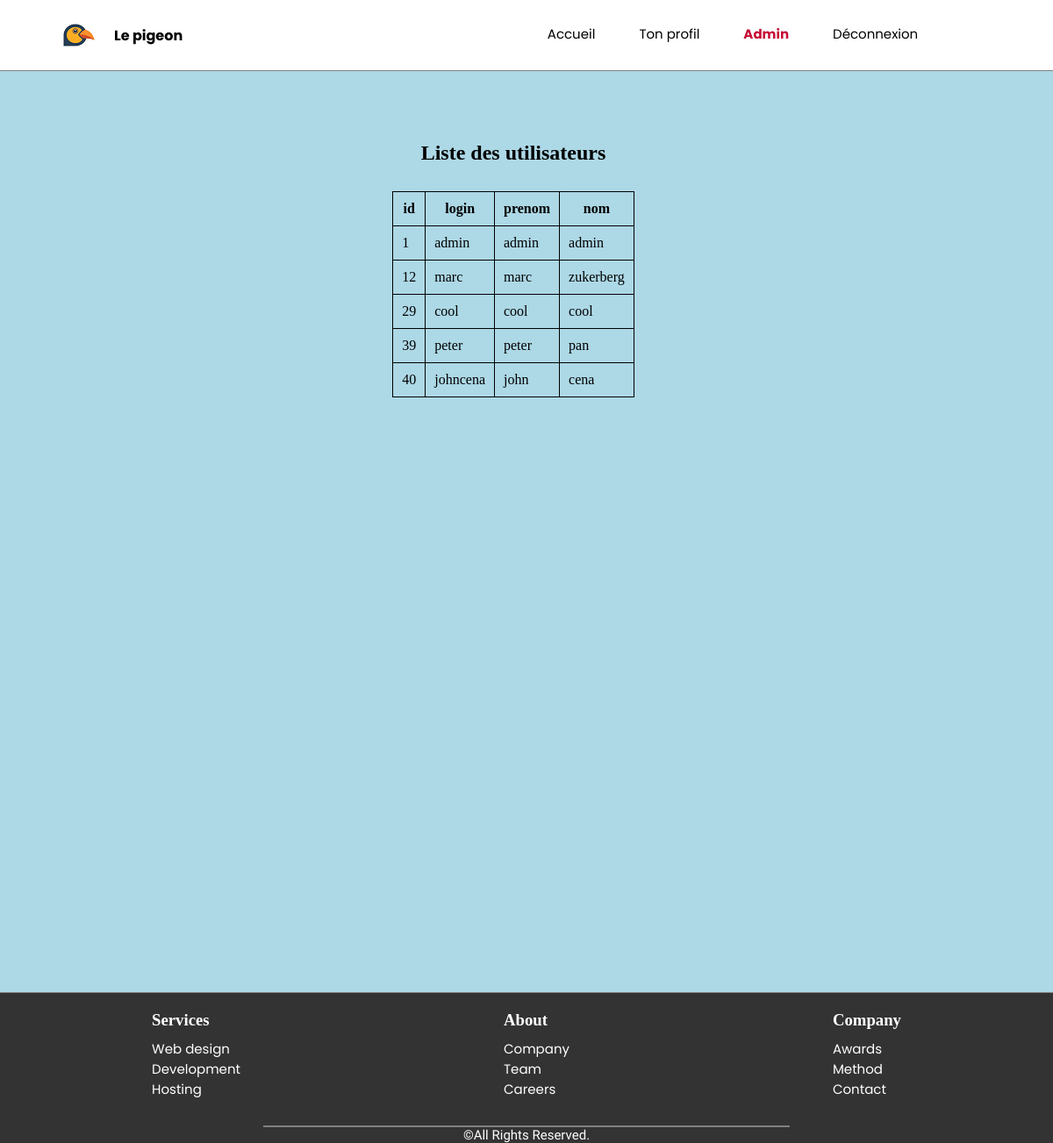
The app's page /admin.php, older data.
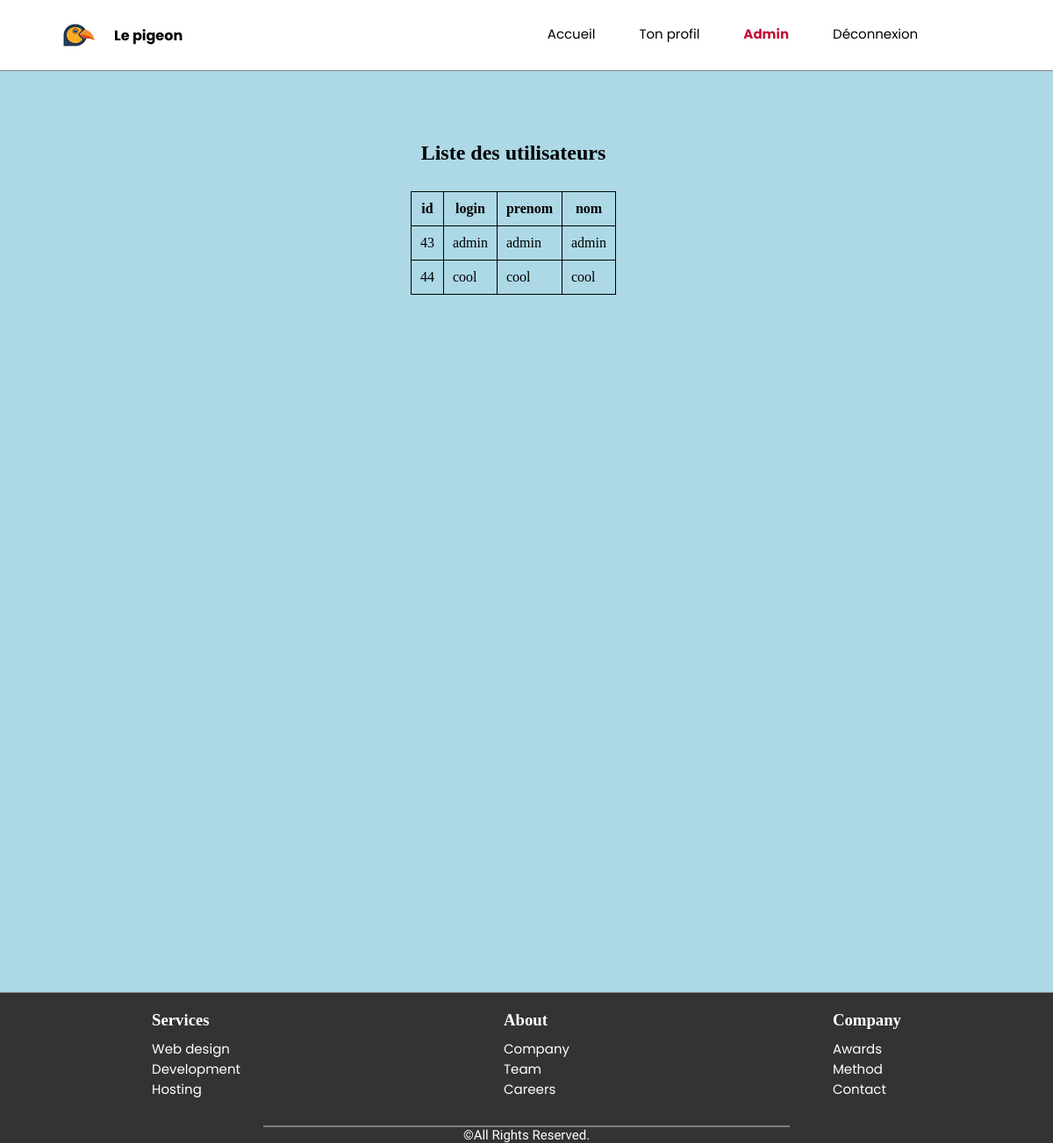
The same page, newer data.
### tables this page shows
CREATE TABLE `utilisateurs` (
  `id` int NOT NULL,
  `login` varchar(255) NOT NULL,
  `prenom` varchar(255) NOT NULL,
  `nom` varchar(255) NOT NULL,
  `password` varchar(255) NOT NULL
);

### admin.php (the view, shortened to what this page needs)
<!DOCTYPE html>
<html lang="fr">
<head>
    <link rel="stylesheet" href="./assets/css/style.css" />
</head>
<body>
    <header>
        <div class=logo_title>
            <a href="index.php">
                <div class="logo"><img src="./assets/images/logo.png" alt="logo page principal">
                </div>
            </a>
            <div class=title>Le pigeon</div>
        </div>
        <nav class="container_menu">
            <a class="#" href="./index.php">Accueil</a>
            <a class="#" href="./profil.php">Ton profil </a>
            <a class="active" href="./admin.php">Admin </a>
            <a class="#" href="deconnexion.php">Déconnexion</a>
        </nav>
    </header>
    <main>
        <?php
        $connexion = mysqli_connect('localhost', 'root');
        mysqli_select_db($connexion, 'moduleconnexion');
        $command= "SELECT id,login,prenom,nom FROM utilisateurs ";
        $result = mysqli_query($connexion, $command);
        ?>
        <h2> Liste des utilisateurs</h2>
        <table>
            <tr>
                <?php
            $fields = mysqli_fetch_fields($result);
            foreach ($fields as $field) {
            echo"<th>".htmlspecialchars($field->name)."</th>";}
            ?>
            </tr>
            <?php
            while ($row = mysqli_fetch_assoc($result)) {
            echo "<tr>";
            foreach ($fields as $field) {
            $fieldName = $field->name;
            echo "<td>" . htmlspecialchars($row[$fieldName]) . "</td>";
            }
            echo"</tr>";
            }
            ?>
        </table>
    </main>
    <footer>
        <div class="container_footer">
            <div>
                <h3>Services</h3>
                <ul>
                    <li><a href="#">Web design</a></li>
                    <li><a href="#">Development</a></li>
                    <li><a href="#">Hosting</a></li>
                </ul>
            </div>
            <div>
                <h3>About</h3>
                <ul>
                    <li><a href="#">Company</a></li>
                    <li><a href="#">Team</a></li>
                    <li><a href="#">Careers</a></li>
                </ul>
            </div>
            <div>
                <h3>Company </h3>
                <ul>
                    <li><a href="#">Awards</a></li>
                    <li><a href="#">Method</a></li>
                    <li><a href="#">Contact</a></li>
                </ul>
            </div>
        </div>
        <hr class=hr_milieu>
        <p> ©All Rights Reserved.</p>
    </footer>
</body>
</html>

### assets/css/style.css (style rules this page uses)
* { margin: 0; padding: 0; }
h2 { text-align: center; }
h3 { color: white; font-family:'Trebuchet MS'; margin-bottom: 10px; }
body { background-color: lightblue; }
main { padding-top: 80px; padding-right: 80px; padding-left: 50px; min-height: calc(100vh - 230px); }
footer p:nth-child(3) { color: white; text-align: center; font-size: 15px; padding-left: 0; font-weight: normal; font-family:"Heebo"; }
ul { list-style: none; }
.logo { display: flex; align-items: center; width: fit-content; margin-left:50px; }
header { height: 80px; display: flex; flex-direction: row; align-items: center; justify-content: space-between; background-color:white; border-bottom:1px solid ; border-color: grey; overflow: hidden; }
.logo_title { display: flex; flex-direction: row; align-items: center; }
.title { font-family: "Poppins"; color: black; font-size: 16px; font-weight: bold; }
.container_menu { height:80px; display: flex; flex-direction: row; align-items: center; justify-content: center; width:65%; }
a { text-decoration: none; font-size:15px; color: white; font-weight:normal; font-family:"Poppins"; }
nav a { font-size:15px; color: black; font-weight:normal; font-family:"Poppins"; padding-left: 50px; border-bottom: 3px solid transparent; transition:0.3 ease; text-decoration: none; }
nav a:hover,nav a.active { font-weight: bold; color: rgb(197, 14, 54); }
p { font-family: 'Segoe UI', Tahoma, Geneva, Verdana, sans-serif; font-size: 17px; text-align: center; }
footer { position: relative; padding-top:20px; margin-top: 400px;; height: fit-content; border-top:1px solid ; border-color: grey; background-color: #333333; }
.container_footer { display: flex; justify-content: center; gap:300px; margin-bottom: 30px; }
.hr_milieu { margin-left: 25%; margin-right:25%; border: solid gray 1px ; }
table { border-collapse: collapse; margin: auto; margin-top: 30px; }
th, td { border: 1px solid black; padding: 10px; }

Row changes from the older to the newer data that the page shows:
removed utilisateurs: id "1", login "admin", prenom "admin", nom "admin"
removed utilisateurs: id "12", login "marc", prenom "marc", nom "zukerberg"
removed utilisateurs: id "29", login "cool", prenom "cool", nom "cool"
removed utilisateurs: id "39", login "peter", prenom "peter", nom "pan"
removed utilisateurs: id "40", login "johncena", prenom "john", nom "cena"
added utilisateurs: id "43", login "admin", prenom "admin", nom "admin"
added utilisateurs: id "44", login "cool", prenom "cool", nom "cool"
